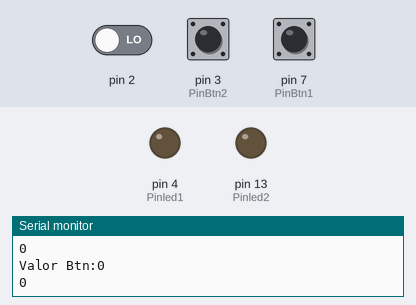
Recording of a sketch running on a simulated Arduino Uno, built with avr-gcc and run on an emulated ATmega328P. Parts: output pins drawn as LEDs (lit = HIGH), the last lines printed to the serial monitor. Dashed ring = blinking. Inputs (shaded band) come from the test bench; at power-on: pin 7 (PinBtn1) LOW, pin 3 (PinBtn2) LOW, pin 2 LOW.

Above: at 1.2 s.
1.3 s: pin 7 (PinBtn1) pulled HIGH for 1 s
At 3.4 s:
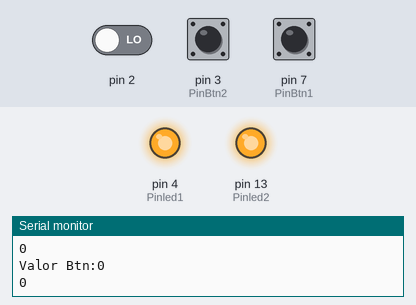
3.8 s: pin 3 (PinBtn2) pulled HIGH for 3.2 s
At 7.3 s:
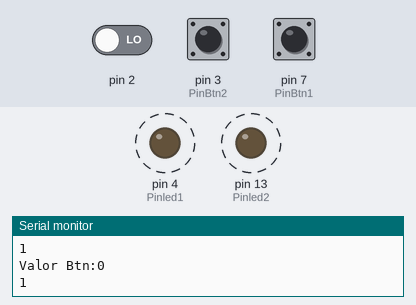
8.5 s: pin 7 (PinBtn1) pulled HIGH for 3.2 s
At 12.0 s:
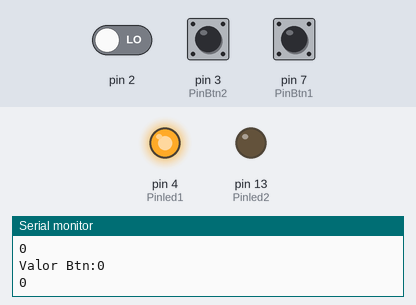
13.2 s: pin 7 (PinBtn1) pulled HIGH for 0.15 s
At 14.7 s:
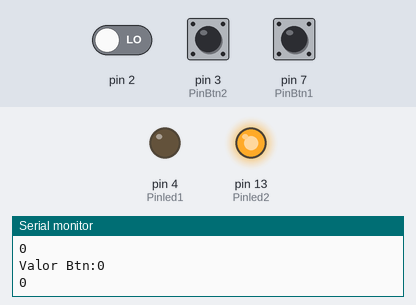
Timing chart, 0 to 15.8 s (numbered marks = the images above; inputs shaded):
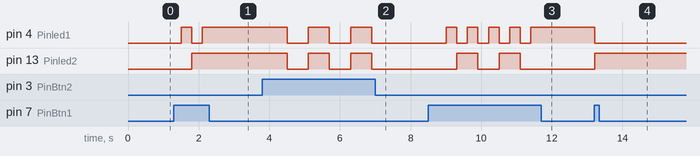

The sketch:

botoes_2.ino
```cpp
#define PinBtn1 7
#define PinBtn2 3
#define Pinled1 4
#define Pinled2 13

int wPisca = 0;
int cont = 0;

void setup() {
  // put your setup code here, to run once:
  pinMode(Pinled1, OUTPUT);
  pinMode(PinBtn1, INPUT);

  pinMode(Pinled2, OUTPUT);
  pinMode(PinBtn2, INPUT);


  //inicializa o monitor para depurar valores
  Serial.begin(9600);
  Serial.println("Valores");
}

void loop() {
  // Mostra na tela os resultados para depuração:
  Serial.print("Valor Btn:");
  Serial.println(digitalRead(PinBtn1));
  Serial.println(digitalRead(cont));

  if (digitalRead(PinBtn1) == HIGH)
  {
            cont = cont + 1;
              if (cont==0)
              {

                      digitalWrite(Pinled1,LOW);
                      digitalWrite(Pinled2, LOW);
              }
              if (cont==1)
                    {

                      digitalWrite(Pinled1, HIGH);
                      digitalWrite(Pinled2, LOW);
                      }
              if (cont==2)
                      {

                        digitalWrite(Pinled1, LOW);
                        digitalWrite(Pinled2, HIGH);
                        }
               if (cont==3)
                      {

                        digitalWrite(Pinled1, HIGH);
                        digitalWrite(Pinled2, HIGH);
                        }
               if (cont==4)
                       {
                      cont = 0;
                        digitalWrite(Pinled1, LOW);
                        digitalWrite(Pinled2, LOW);
                       }
    }


//------------------------------------------------------------------------------------------------
  if (digitalRead(PinBtn2) == HIGH) {

      if (wPisca==0){
        wPisca=2;
      }
      else{
        wPisca=0;
      }


  if (wPisca == 2){
     digitalWrite(Pinled1, HIGH);
     digitalWrite(Pinled2, HIGH);
  }
   else {
     digitalWrite(Pinled1, LOW);
     digitalWrite(Pinled2, LOW);
  }

  delay(300);
 }
   delay(300);
 }
```

Measured:
- after the input at 1.3 s, pin 4 (Pinled1): LOW → HIGH after 0.20 s, → LOW 0.30 s later, → HIGH 0.30 s later; pin 13 (Pinled2): LOW → HIGH after 0.50 s
- after the input at 3.8 s, pin 4 (Pinled1), pin 13 (Pinled2): alternates HIGH for 0.60 s and LOW for 0.60 s, 5 changes in all, then stays LOW, starting after 0.70 s
- after the input at 8.5 s, pin 4 (Pinled1): alternates HIGH for 0.30 s and LOW for 0.30 s, 9 changes in all, then stays HIGH, starting after 0.51 s; pin 13 (Pinled2): alternates HIGH for 0.60 s and LOW for 0.60 s, 4 changes in all, then stays LOW, starting after 0.81 s
- after the input at 13.2 s, pin 4 (Pinled1): HIGH → LOW at once; pin 13 (Pinled2): LOW → HIGH at once
